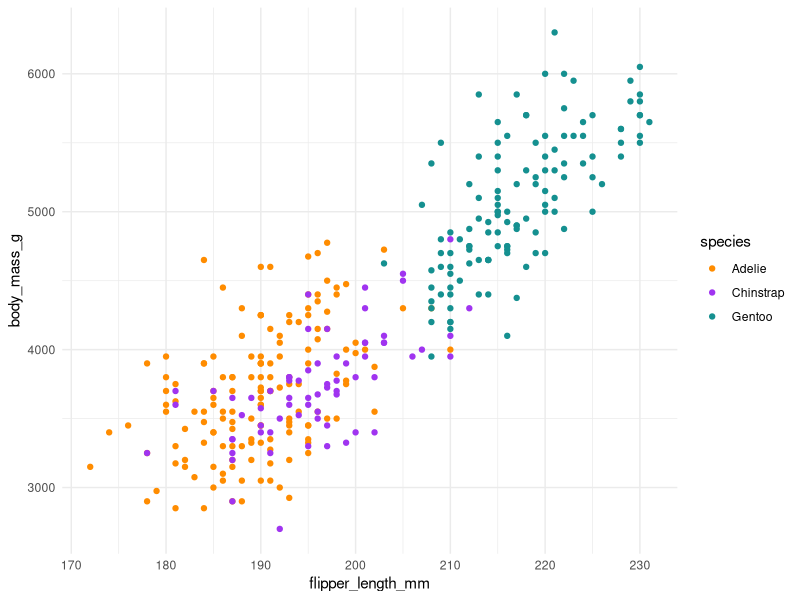

Generate this figure with R:
## ---- chunk 1
#| include: false
library(tidyverse)
library(palmerpenguins)

pal <- c(
  "Adelie" = "#FF8C00",
  "Chinstrap" = "#A034F0",
  "Gentoo" = "#159090"
)

penguins |>
  ggplot(aes(x = flipper_length_mm, y = body_mass_g)) +
  geom_point(aes(colour = species)) +
  scale_colour_manual(values = pal) +
  theme_minimal()
